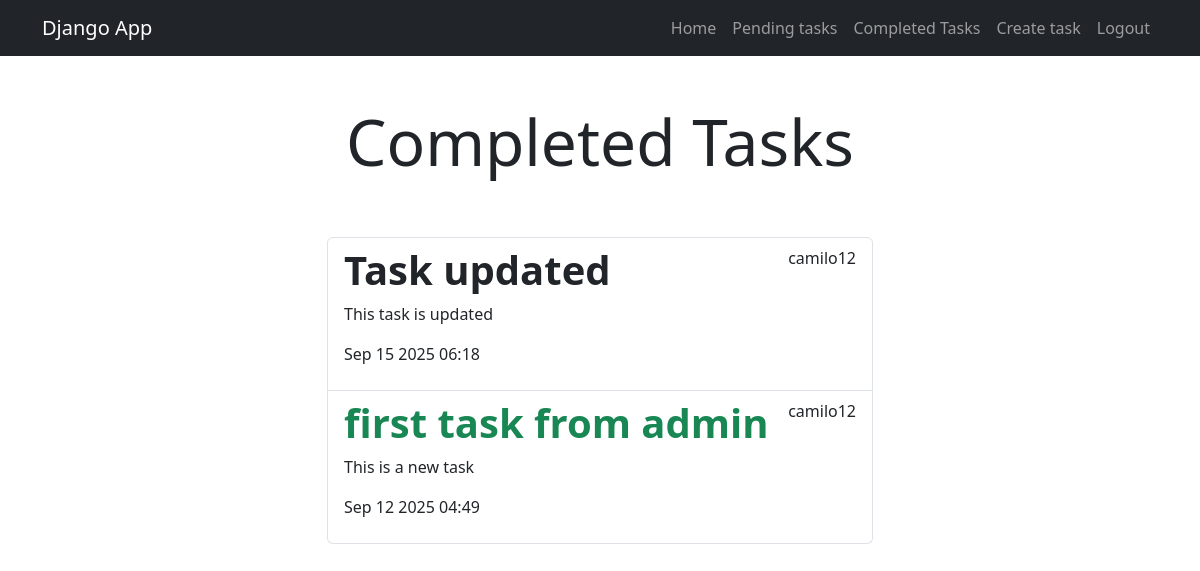
The app's page /tasks_completed/ (signed in) with its own data.
### tasks/models.py (models this page shows, shortened)
class Task(models.Model):
    title = models.CharField(max_length=100)
    description = models.TextField(blank=True)
    created = models.DateTimeField(auto_now_add=True)
    datecompleted = models.DateTimeField(null=True, blank=True)
    important = models.BooleanField(default=False)
    user = models.ForeignKey(User, on_delete=models.CASCADE)

### tasks/views.py (the view)
# urls.py: path('tasks_completed/', views.tasks_completed, name='task_completed'),
@login_required
def tasks_completed(request):
    tasks = Task.objects.filter(
        user=request.user, datecompleted__isnull=False).order_by('-datecompleted')
    return render(request, 'tasks.html', {
        'tasks': tasks,
        'view_type': 'completed'
    })

### tasks/templates/tasks.html
{% extends 'base.html' %}
{% block content%}
<main class="container">
    <div class="row">
        <div class="col-md-6 offset-md-3">
            {% if view_type == 'completed' %}
                <h1 class="text-center display-3 py-5">Completed Tasks</h1>
            {% else %}
                <h1 class="text-center display-3 py-5">Pending Tasks</h1>
            {% endif %}
            <ul class="list-group">
            {% for task in tasks %}
            <a href="{% url 'task_detail' task.id %}" class="list-group-item">
                <header class="d-flex justify-content-between">
                    {% if task.important %}
                   <h1 class="fw-bold text-success">{{task.title}}</h1>
                    {% else %}
                    <h1 class="fw-bold">{{task.title}}</h1>
                    {% endif %}
                    <p>{{task.user.username}}</p>
                </header>
                <p>{{task.description}}</p>
                <p>{{task.datecompleted|date:'M j Y H:i' }}</p>
            </a>
            {% endfor %}
            </ul>
        </div>
    </div>
</main>
{% endblock %}

### records on screen
Task: title "Task updated", user.username "camilo12", description "This task is updated", datecompleted "Sep 15 2025 06:18"
Task: title "first task from admin", user.username "camilo12", description "This is a new task", datecompleted "Sep 12 2025 04:49"
